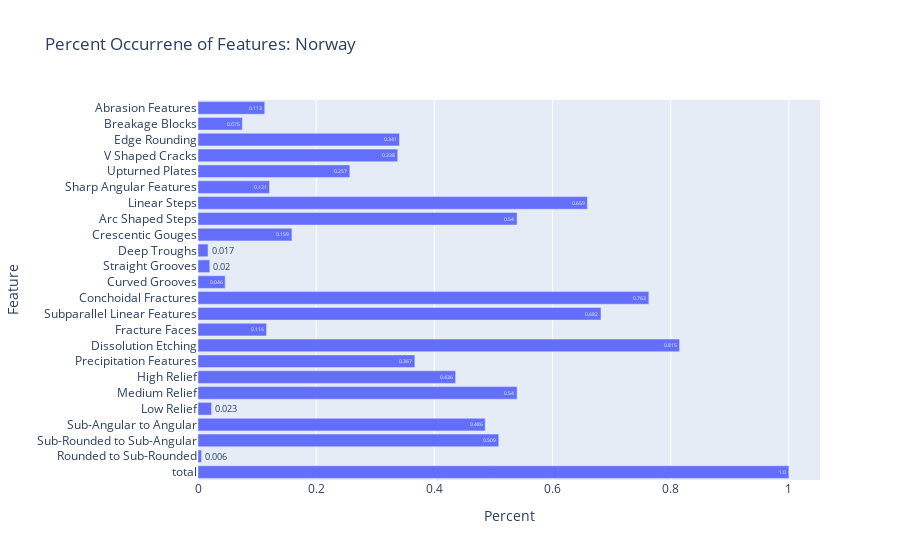

Source (notebook cell):
### Code cell
fig = px.bar(nor_bar, y='Feature', x="Percent", text="Percent",
            title="Percent Occurrene of Features: Norway")
fig.show()

### Figure 1 — Plotly figure (JSON) as saved in the notebook; plotly's stock layout.template omitted (floating-point values rounded to 4 significant figures)
{"data": [{"alignmentgroup": "True", "hovertemplate": "Percent=%{text}<br>Feature=%{y}<extra></extra>", "legendgroup": "", "marker": {"color": "#636efa", "pattern": {"shape": ""}}, "name": "", "offsetgroup": "", "orientation": "h", "showlegend": false, "text": ["1.0", "0.006", "0.509", "0.486", "0.023", "0.54", "0.436", "0.367", "0.815", "0.116", "0.682", "0.763", "0.046", "0.02", "0.017", "0.159", "0.54", "0.659", "0.121", "0.257", "0.338", "0.341", "0.075", "0.113"], "textposition": "auto", "type": "bar", "x": [1, 0.006, 0.509, 0.486, 0.023, 0.54, 0.436, 0.367, 0.815, 0.116, 0.682, 0.763, 0.046, 0.02, 0.017, 0.159, 0.54, 0.659, 0.121, 0.257, 0.338, 0.341, 0.075, 0.113], "xaxis": "x", "y": ["total", "Rounded to Sub-Rounded", "Sub-Rounded to Sub-Angular", "Sub-Angular to Angular", "Low Relief", "Medium Relief", "High Relief", "Precipitation Features", "Dissolution Etching", "Fracture Faces", "Subparallel Linear Features", "Conchoidal Fractures", "Curved Grooves", "Straight Grooves", "Deep Troughs", "Crescentic Gouges", "Arc Shaped Steps", "Linear Steps", "Sharp Angular Features", "Upturned Plates", "V Shaped Cracks", "Edge Rounding", "Breakage Blocks", "Abrasion Features"], "yaxis": "y"}], "layout": {"barmode": "relative", "legend": {"tracegroupgap": 0}, "title": {"text": "Percent Occurrene of Features: Norway"}, "xaxis": {"anchor": "y", "domain": [0, 1], "title": {"text": "Percent"}}, "yaxis": {"anchor": "x", "domain": [0, 1], "title": {"text": "Feature"}}}}
